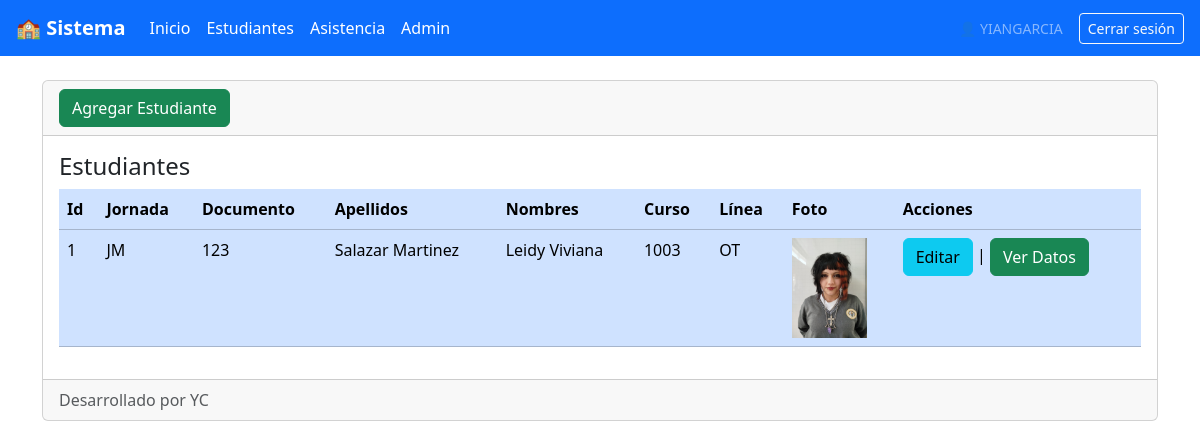
The app's page /estudiantes/ (signed in) with its own data.
### estudiantes/models.py (models this page shows, shortened)
class Estudiante(models.Model):
    id = models.AutoField(primary_key=True)
    JORNADA = [
        ('JM', 'Jornada Mañana'),
        ('JT', 'Jornada Tarde'),
    ]
    TIPOS_DOCUMENTO = [
        ('CC', 'Cédula de Ciudadanía'),
        ('TI', 'Tarjeta de Identidad'),
        ('PP', 'Permito de Protección'),
        ('OT', 'Otro'),
    ]
    LINEA_MEDIA = [
        ('AA', 'Asistencia Administrativa'),
        ('ISERC', 'Instalaciones eléctricas'),
        ('TPS', 'Programación de Software'),
        ('COM', 'Comunicación y medios audiovisuales'),
        ('ROB', 'Robótica'),
        ('BIO', 'Biotecnología'),
        ('DIS', 'Diseño multimedia'),
        ('OT', 'Otro'),
    ]
    jornada = models.CharField(max_length=50, choices=JORNADA, verbose_name="Jornada", default='JM')
    tipo = models.CharField(max_length=2,choices=TIPOS_DOCUMENTO, verbose_name="Tipo", default='CC')
    documento = models.CharField(max_length=20, verbose_name="Documento")
    apellidos = models.CharField(max_length=100, verbose_name="Apellidos")
    nombres = models.CharField(max_length=100, verbose_name="Nombres")
    curso = models.CharField(max_length=100, verbose_name="Curso")
    linea = models.CharField(max_length=50,choices=LINEA_MEDIA, verbose_name="Línea", default='OT')
    celular = models.CharField(max_length=20, verbose_name="Celular", null=True, blank=True)
    email = models.EmailField(max_length=100, verbose_name="Email", null=True, blank=True)
    acudiente = models.CharField(max_length=100, verbose_name="Acudiente", null=True, blank=True)
    parentesco = models.CharField(max_length=50, verbose_name="Parentesco Acudiente", null=True, blank=True)
    tel_acudiente = models.CharField(max_length=20, verbose_name="Teléfono Acudiente", null=True, blank=True)
    tel2_acudiente = models.CharField(max_length=20, verbose_name="Teléfono 2 Acudiente", null=True, blank=True)
    direccion = models.CharField(max_length=200, verbose_name="Dirección", null=True, blank=True)
    ocupacion_acudiente = models.CharField(max_length=100, verbose_name="Ocupación Acudiente", null=True, blank=True)
    eps = models.CharField(max_length=100, verbose_name="EPS", null=True, blank=True)
    observaciones = models.TextField(verbose_name="Observaciones", null=True, blank=True)
    foto = models.ImageField(upload_to='fotos/', null=True, blank=True)

### estudiantes/views.py (the view)
# urls.py: path('estudiantes/',                  views.estudiantes, name='estudiantes'),
@login_required
def estudiantes(request):
    lista = Estudiante.objects.all()
    return render(request, 'estudiantes/index.html', {'estudiantes': lista})

### estudiantes/templates/estudiantes/index.html (shortened to what this page needs)
{% extends "base.html" %}
{% block contenido %}
<div class="card">
    <div class="card-header">
        <a name=""" id="" class="btn btn-success" href="{% url 'crear' %}" role="button">Agregar Estudiante</a>
    </div>
    <div class="card-body">
        <h4 class="card-title">Estudiantes</h4>
        <div
            class="table-responsive"
        >
            <table
                class="table table-primary"
            >
                <thead>
                    <tr>
                        <th scope="col">Id</th>
                        <th scope="col">Jornada</th>
                        <th scope="col">Documento</th>
                        <th scope="col">Apellidos</th>
                        <th scope="col">Nombres</th>
                        <th scope="col">Curso</th>
                        <th scope="col">Línea</th>
                        <th scope="col">Foto</th>
                        <th scope="col">Acciones</th>
                    </tr>
                </thead>
                <tbody>
                    {% for Estudiante in estudiantes %}
                    <tr>
                        <td> {{ Estudiante.id }} </td>
                        <td>{{ Estudiante.jornada }}</td>
                        <td>{{ Estudiante.documento }}</td>
                        <td>{{ Estudiante.apellidos }}</td>
                        <td>{{ Estudiante.nombres }}</td>
                        <td>{{ Estudiante.curso }}</td>
                        <td>{{ Estudiante.linea }}</td>
                        <td> <img src="{{ Estudiante.foto.url }}" height="100"> </td>
                        <td>
                        <a  name=""
                            id=""
                            class="btn btn-info"
                            href="{% url 'editar' Estudiante.id %}"
                            role="button"
                            >Editar</a>
                         |
                        <a  name=""
                            id=""
                            class="btn btn-success"
                            href="{% url 'detalle' Estudiante.id %}"
                            role="button"
                            >Ver Datos</a>
                    </tr>
                    {% endfor %}
                </tbody>
            </table>
        </div>
    </div>
    <div class="card-footer text-muted">Desarrollado por YC</div>
</div>
{% endblock %}

### estudiantes/templates/base.html (shortened to what this page needs)
{% load static %}
<!doctype html>
<html lang="es">
    <head>
        <link
            href="https://cdn.jsdelivr.net/npm/bootstrap@5.3.2/dist/css/bootstrap.min.css"
            rel="stylesheet"
        />
    </head>
    <body>
        <nav class="navbar navbar-expand navbar-dark bg-primary px-3">
            <a class="navbar-brand fw-bold" href="{% url 'inicio' %}">🏫 Sistema</a>
            {% if request.user.is_authenticated %}
            <div class="nav navbar-nav me-auto">
                <a class="nav-item nav-link text-white" href="{% url 'inicio' %}">Inicio</a>
                <a class="nav-item nav-link text-white" href="{% url 'estudiantes' %}">Estudiantes</a>
                <a class="nav-item nav-link text-white" href="{% url 'almuerzo' %}">Asistencia</a>
                {% if request.user.is_staff %}
                <a class="nav-item nav-link text-white" href="/admin/">Admin</a>
                {% endif %}
            </div>
            <div class="d-flex align-items-center gap-3">
                <span class="text-white-50 small">👤 {{ request.user.username|upper }}</span>
            <form method="post" action="{% url 'logout' %}" style="margin:0;">
                <button type="submit" class="btn btn-outline-light btn-sm">Cerrar sesión</button>
            </form>
            </div>
            {% else %}
            <div class="ms-auto">
                <a href="{% url 'login' %}" class="btn btn-outline-light btn-sm">Iniciar sesión</a>
            </div>
            {% endif %}
        </nav>
        <div class="container mt-4">
            <div class="row">
                <div class="col-12">
                    {% block contenido %}{% endblock contenido %}
                </div>
            </div>
        </div>
    </body>
</html>

### records on screen
Estudiante: id "1", jornada "JM", documento "123", apellidos "Salazar Martinez", nombres "Leidy Viviana", curso "1003", linea "OT", foto (picture)

### other values on screen
{{ request.user.username|upper }} "YIANGARCIA"
